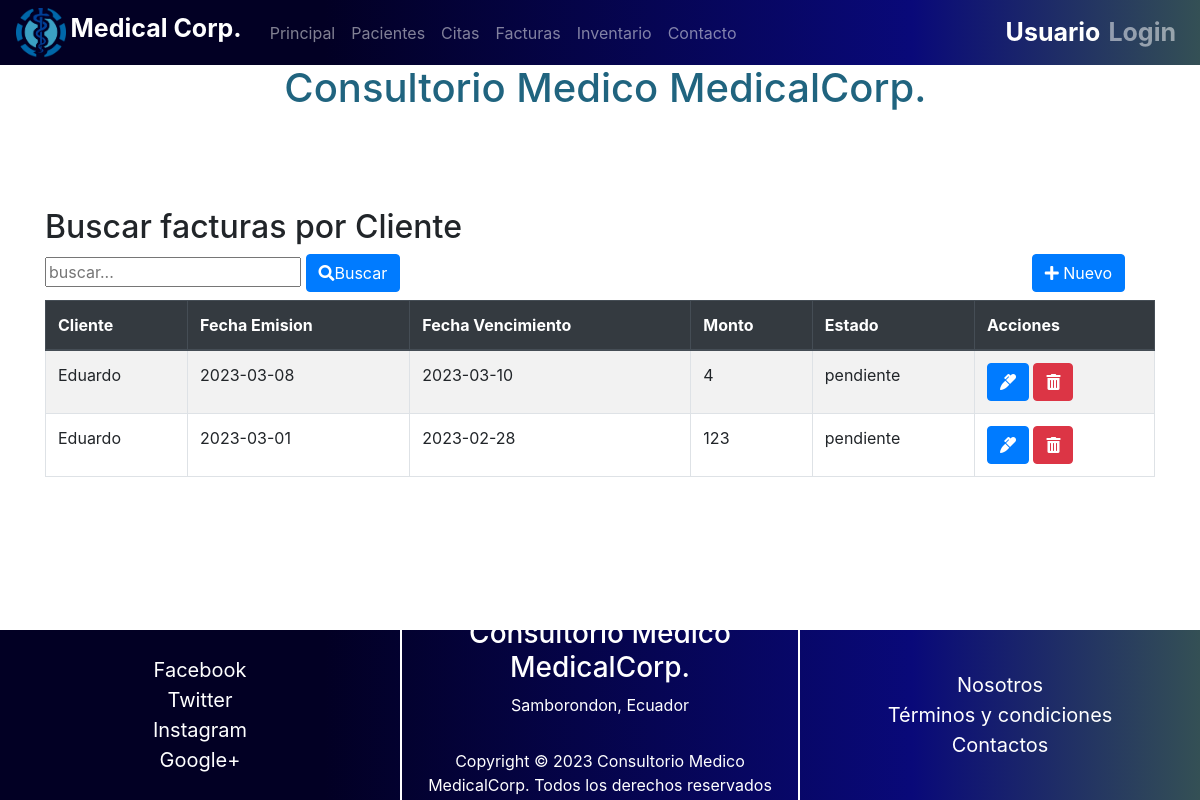
/Proyecto_DAW/index.php?c=Facturas&f=index, run on the app's committed database.
### tables this page shows
CREATE TABLE `facturas` (
  `idfacturas` int NOT NULL AUTO_INCREMENT,
  `fechaemision` date NOT NULL,
  `fechavencimiento` date NOT NULL,
  `cliente` varchar(80) NOT NULL,
  `monto` int NOT NULL,
  `estado` varchar(60) NOT NULL,
  PRIMARY KEY (`idfacturas`)
);

### Proyecto_DAW/controller/FacturasController.php (called while the page is built, shortened)
<?php
require_once 'model/dao/FacturasDAO.php';
class FacturasController
{
    private $model;
    public function __construct()
    {
        $this->model = new FacturasDAO();
    }
    public function index()
    {
        $resultados = $this->model->selectAll();
        $titulo = "Buscar facturas por Cliente";
        require_once VFACTURAS . 'list.php';
    }
}

### Proyecto_DAW/controller/FrontController.php (called while the page is built, shortened)
<?php
class FrontController {
    public function ruteo() {
        $funcion = (!empty($_REQUEST['f']))?htmlentities($_REQUEST['f']):FUNCION_PRINCIPAL;
        $cont = new  $controlador();
        $cont->$funcion();
    }
}

### Proyecto_DAW/index.php (called while the page is built)
<?php
    require_once 'controller/FrontController.php';
    $front = new FrontController();
    $front->ruteo();

### Proyecto_DAW/config/Conexion.php (called while the page is built)
<?php
class Conexion {
    public static function getConexion() {
         $dsn = 'mysql:host=localhost;port=3306;dbname=' . DBNAME;
        $conexion = null;
        try {
            $conexion = new PDO($dsn, DBUSER, DBPASSWORD);
             $conexion->setAttribute(PDO::ATTR_ERRMODE, PDO::ERRMODE_EXCEPTION);
        } catch (Exception $e) {
            echo $e;
            die("error " . $e->getMessage());
        }
        return $conexion;
    }
}

### Proyecto_DAW/model/dao/FacturasDAO.php (called while the page is built, shortened)
<?php
require_once 'config/Conexion.php';
class FacturasDAO
{
    private $con;
    public function __construct()
    {
        $this->con = Conexion::getConexion();
    }
    public function selectAll()
    {
        $sql = "SELECT * FROM facturas";
        $stmt = $this->con->prepare($sql);
        $stmt->execute();
        $resultados = $stmt->fetchAll(PDO::FETCH_ASSOC);
        return $resultados;
    }
}

### Proyecto_DAW/view/facturas/facturas.list.php (the view, shortened to what this page needs)
<div class="container">
    <h2>
        <?php echo $titulo ?>
    </h2>
    <div class="row">
        <div class="col-sm-6">
            <form action="index.php?c=facturas&f=search" method="POST">
                <input type="text" name="b" id="busqueda" placeholder="buscar..." />
                <button type="submit" class="btn btn-primary"><i class="fas fa-search"></i>Buscar</button>
            </form>
        </div>
        <div class="col-sm-6 d-flex flex-column align-items-end">
            <a href="index.php?c=facturas&f=view_new">
                <button type="button" class="btn btn-primary">
                    <i class="fas fa-plus"></i>
                    Nuevo</button>
            </a>
        </div>
    </div>
    <div class="table-responsive mt-2">
        <table class="table table-striped table-bordered">
            <thead class="thead-dark">
                <th>Cliente</th>
                <th>Fecha Emision</th>
                <th>Fecha Vencimiento</th>
                <th>Monto</th>
                <th>Estado</th>
                <th>Acciones</th>
            </thead>
            <?php
            if (is_array($resultados) || is_object($resultados)) {
                foreach ($resultados as $fila) {
                    ?>
                    <tr>
                        <td>
                            <?php echo $fila['cliente']; ?>
                        </td>
                        <td>
                            <?php echo $fila['fechaemision']; ?>
                        </td>
                        <td>
                            <?php echo $fila['fechavencimiento']; ?>
                        </td>
                        <td>
                            <?php echo $fila['monto']; ?>
                        </td>
                        <td>
                            <?php echo $fila['estado']; ?>
                        </td>
                        <td>
                            <a class="btn btn-primary" href="index.php?c=facturas&f=view_edit&id=<?php echo $fila['idfacturas']; ?>">
                                <i class="fas fa-marker"></i>
                            </a>
                            <a class="btn btn-danger" onclick="if(!confirm('Esta seguro de eliminar la factura?'))return false;"
                                href="index.php?c=facturas&f=delete&id=<?php echo $fila['idfacturas']; ?>">
                                <i class="fas fa-trash-alt"></i>
                            </a>
                        </td>
                    </tr>
                <?php
                }
            } else {
                echo "<tr><td colspan='6'>No se encontraron resultados</td></tr>";
            }
            ?>
        </table>
    </div>
</div>

### Proyecto_DAW/view/templates/footer.php (style rules this page uses)
.row { display: flex; width: 100%; }

### data on the page
facturas: cliente "Eduardo", fechaemision "2023-03-08", fechavencimiento "2023-03-10", monto "4", estado "pendiente"
facturas: cliente "Eduardo", fechaemision "2023-03-01", fechavencimiento "2023-02-28", monto "123", estado "pendiente"

### other printed values
$titulo "Buscar facturas por Cliente"
